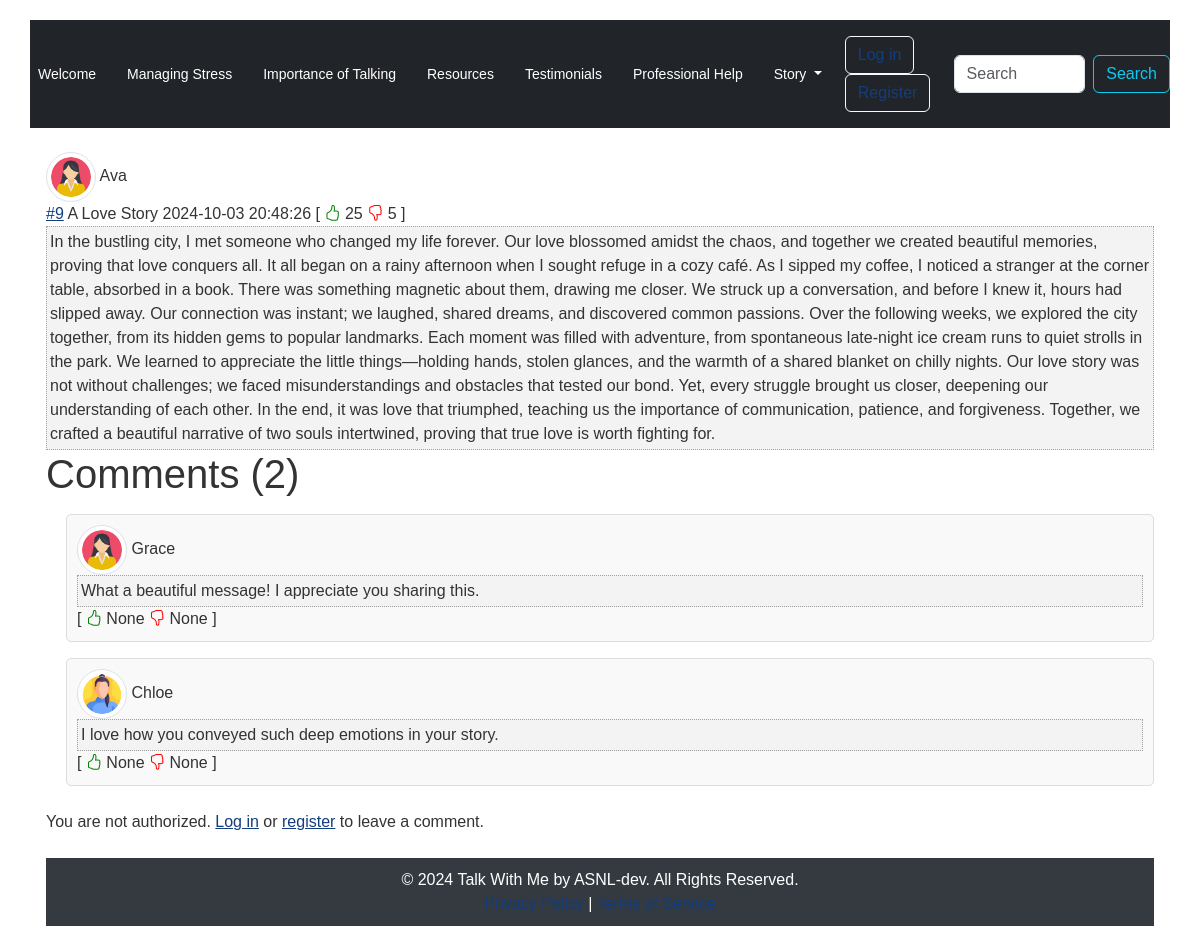
Page /post/9 on the committed database.
### models.py (models this page shows)
class User(db.Model):
    __tablename__ = 'users'
    id = db.Column(db.Integer, primary_key=True)
    username = db.Column(db.String(20), unique=True, nullable=False)
    email = db.Column(db.String(120), unique=True, nullable=False)
    password = db.Column(db.String(60), nullable=False)
    profile_picture_url = db.Column(db.String(200), nullable=True)  # New field
    stories = db.relationship('Story', backref='author', lazy=True)
    comments = db.relationship('Comment', backref='author', lazy=True)
    actions = db.relationship('UserAction', backref='user', lazy=True)

class Story(db.Model):
    __tablename__ = 'stories'
    id = db.Column(db.Integer, primary_key=True)
    title = db.Column(db.String(100), nullable=False)
    content = db.Column(db.Text, nullable=False)
    user_id = db.Column(db.Integer, db.ForeignKey('users.id'), nullable=False)
    datetime = db.Column(db.DateTime, default=datetime.utcnow)
    likes = db.Column(db.Integer, default=0)  # Add likes attribute
    dislikes = db.Column(db.Integer, default=0)  # Add dislikes attribute
    story_actions = db.relationship('UserAction', backref='acted_on_story', lazy=True, cascade="all, delete-orphan")

class Comment(db.Model):
    __tablename__ = 'comments'
    id = db.Column(db.Integer, primary_key=True)
    text = db.Column(db.Text, nullable=False)
    user_id = db.Column(db.Integer, db.ForeignKey('users.id'), nullable=False)
    story_id = db.Column(db.Integer, db.ForeignKey('stories.id'), nullable=False)
    datetime = db.Column(db.DateTime, default=datetime.utcnow)
    likes = db.Column(db.Integer, default=0)  # Add likes attribute
    dislikes = db.Column(db.Integer, default=0)  # Add dislikes attribute
    user = db.relationship('User', backref='comments_by_user')
    comment_actions = db.relationship('UserAction', backref='related_comment_action', lazy=True, cascade="all, delete-orphan")

### app.py (the view, shortened to what this page needs)
@app.route("/post/<int:id>", methods=["GET", "POST"])
def post(id):
    story = Story.query.options(db.joinedload(Story.author)).get_or_404(id)
    comments = Comment.query.filter_by(story_id=id).all()
    user_id = session.get("user_id")
    username = User.query.get(user_id).username if user_id else None
    com_count = len(comments)
    story_data = {
        "id": story.id,
        "title": story.title,
        "content": story.content,
        "author": {
            "id": story.author.id,
            "username": story.author.username,
            "profile_picture_url": story.author.profile_picture_url  # Add profile picture URL
        },
        "datetime": story.datetime,
        "likes": story.likes,
        "dislikes": story.dislikes,
    }
    return render_template('post.html', story=story_data, comments=comments, username=username, com_count=com_count)

### templates/post.html (shortened to what this page needs)
{% extends "base.html" %}
{% block body %}
<div class="view-content">
    <div class="post cit_395664">
      <div class="user-info">
    <img src="{{ url_for('static', filename=story.author.profile_picture_url if story.author.profile_picture_url else 'default_avatar.png') }}" alt="User Avatar" class="img-thumbnail">
    <span>{{ story.author.username }}</span>
    </div>
        <span class="number"><a href="#">#{{ story['id'] }}</a></span>
        <span class="title">{{ story.title }}</span>
        <span class="time">{{ story['datetime'] }}</span>
        <span class="post_id">
            [
            <span class="votes">
                <i class="bi bi-hand-thumbs-up like-button" data-id="{{ story['id'] }}" data-type="story" data-from="story" aria-label="Like"></i>
            </span>
            <span class="rating" id="like-count-{{ story['id'] }}">{{ story['likes'] }}</span>
            <span class="votes">
                <i class="bi bi-hand-thumbs-down dislike-button" data-id="{{ story['id'] }}" data-type="story" data-from="story" aria-label="Dislike"></i>
            </span>
            <span class="rating" id="dislike-count-{{ story['id'] }}">{{ story['dislikes'] }}</span>
            ]
        </span>
<div class="content">{{ story.content }}</div>
<h1>Comments ({{ com_count }})</h1>
<div class="view-content">
    {% if comments %}
        <div class="post cit_395664">
            {% for comment in comments %}
                <div class="comment mt-3">
                    <div class="user-info">
                        <img src="{{ url_for('static', filename=comment.user.profile_picture_url if comment.user.profile_picture_url else 'default_avatar.png') }}" alt="User Avatar" class="img-thumbnail">
                        <span>{{ comment.user.username }}</span>
                    </div>
                    <div class="content">{{ comment.text }}</div>
                    <span class="post_id">
                        [
                        <span class="votes">
                            <i class="bi bi-hand-thumbs-up like-button" data-id="{{ comment.id }}" data-type="comment" aria-label="Like"></i>
                        </span>
                        <span class="rating" id="like-count-{{ comment.id }}">{{ comment.likes }}</span>
                        <span class="votes">
                            <i class="bi bi-hand-thumbs-down dislike-button" data-id="{{ comment.id }}" data-type="comment" aria-label="Dislike"></i>
                        </span>
                        <span class="rating" id="dislike-count-{{ comment.id }}">{{ comment.dislikes }}</span>
                        ]
                    </span>
                </div>
            {% endfor %}
        </div>
    {% else %}
        <p>There are no comments for this story yet. You can be the first.</p>
    {% endif %}
</div>
<br>
{% if username is none %}
    <p>You are not authorized. <a href="/login">Log in</a> or <a href="/register">register</a> to leave a comment.</p>
{% endif %}
{% endblock %}

### static/style.css (style rules this page uses)
a, input, textarea { outline: 0 none; }
a:link, a:active { color: #123D7F; }
body { background-attachment: fixed; background-image: url("/static/background.jpg"); background-size: cover; background-position: center; font-family: Arial, sans-serif; font-size: 16px; color: #333; background-color: #fff; padding: 20px; }
p, h1, h2, h3, h4 { margin: 0; padding: 0; border: none; }
.post .content { background-color: #f3f3f3; border: 1px dotted #a0a0a0; font-size: 100%; padding: 3px; }
.like-button { color: green; cursor: pointer; }
.dislike-button { color: red; cursor: pointer; }
.user-info img { width: 50px; height: 50px; border-radius: 50%; }
.comment { margin-left: 20px; margin-top: 10px; padding: 10px; background-color: #f9f9f9; border: 1px solid #ddd; border-radius: 5px; }

### rows in the picture
User: profile_picture_url (picture), author.username "Ava"
Story: title "A Love Story", datetime "2024-10-03 20:48:26", content "In the bustling city, I met someone who changed my life forever. Our love blossomed amidst the chaos, and together we created beautiful memories, proving that love conquers all. It all began on a rainy afternoon when I sought refuge in a cozy café. As I sipped my coffee, I noticed a stranger at the corner table, absorbed in a book. There was something magnetic about them, drawing me closer. We struck up a conversation, and before I knew it, hours had slipped away. Our connection was instant; we laughed, shared dreams, and discovered common passions. Over the following weeks, we explored the city together, from its hidden gems to popular landmarks. Each moment was filled with adventure, from…"
Comment: profile_picture_url (picture), user.username "Grace", text "What a beautiful message! I appreciate you sharing this.", likes "None", dislikes "None"
Comment: profile_picture_url (picture), user.username "Chloe", text "I love how you conveyed such deep emotions in your story.", likes "None", dislikes "None"

### other values in the picture
{{ story['id'] }} "9"
{{ story['likes'] }} "25"
{{ story['dislikes'] }} "5"
{{ com_count }} "2"
